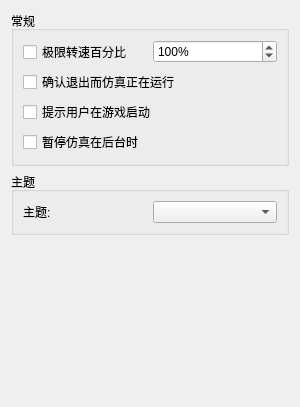
<?xml version="1.0" encoding="UTF-8"?>
<ui version="4.0">
 <class>ConfigureGeneral</class>
 <widget class="QWidget" name="ConfigureGeneral">
  <property name="geometry">
   <rect>
    <x>0</x>
    <y>0</y>
    <width>300</width>
    <height>407</height>
   </rect>
  </property>
  <property name="windowTitle">
   <string>Form</string>
  </property>
  <layout class="QHBoxLayout" name="HorizontalLayout">
   <item>
    <layout class="QVBoxLayout" name="VerticalLayout">
     <item>
      <widget class="QGroupBox" name="GeneralGroupBox">
       <property name="title">
        <string>常规</string>
       </property>
       <layout class="QHBoxLayout" name="GeneralHorizontalLayout">
        <item>
         <layout class="QVBoxLayout" name="GeneralVerticalLayout">
          <item>
           <layout class="QHBoxLayout" name="horizontalLayout_2">
            <item>
             <widget class="QCheckBox" name="toggle_frame_limit">
              <property name="text">
               <string>极限转速百分比</string>
              </property>
             </widget>
            </item>
            <item>
             <widget class="QSpinBox" name="frame_limit">
              <property name="suffix">
               <string>%</string>
              </property>
              <property name="minimum">
               <number>1</number>
              </property>
              <property name="maximum">
               <number>9999</number>
              </property>
              <property name="value">
               <number>100</number>
              </property>
             </widget>
            </item>
           </layout>
          </item>
          <item>
           <widget class="QCheckBox" name="toggle_check_exit">
            <property name="text">
             <string>确认退出而仿真正在运行</string>
            </property>
           </widget>
          </item>
          <item>
           <widget class="QCheckBox" name="toggle_user_on_boot">
            <property name="text">
             <string>提示用户在游戏启动</string>
            </property>
           </widget>
          </item>
           <item>
             <widget class="QCheckBox" name="toggle_background_pause">
               <property name="text">
                 <string>暂停仿真在后台时</string>
               </property>
             </widget>
           </item>
         </layout>
        </item>
       </layout>
      </widget>
     </item>
     <item>
      <widget class="QGroupBox" name="theme_group_box">
       <property name="title">
        <string>主题</string>
       </property>
       <layout class="QHBoxLayout" name="theme_qhbox_layout">
        <item>
         <layout class="QVBoxLayout" name="theme_qvbox_layout">
          <item>
           <layout class="QHBoxLayout" name="theme_qhbox_layout_2">
            <item>
             <widget class="QLabel" name="theme_label">
              <property name="text">
               <string>主题:</string>
              </property>
             </widget>
            </item>
            <item>
             <widget class="QComboBox" name="theme_combobox"/>
            </item>
           </layout>
          </item>
         </layout>
        </item>
       </layout>
      </widget>
     </item>
     <item>
      <spacer name="verticalSpacer">
       <property name="orientation">
        <enum>Qt::Vertical</enum>
       </property>
       <property name="sizeHint" stdset="0">
        <size>
         <width>20</width>
         <height>40</height>
        </size>
       </property>
      </spacer>
     </item>
    </layout>
   </item>
  </layout>
 </widget>
 <resources/>
 <connections/>
</ui>
